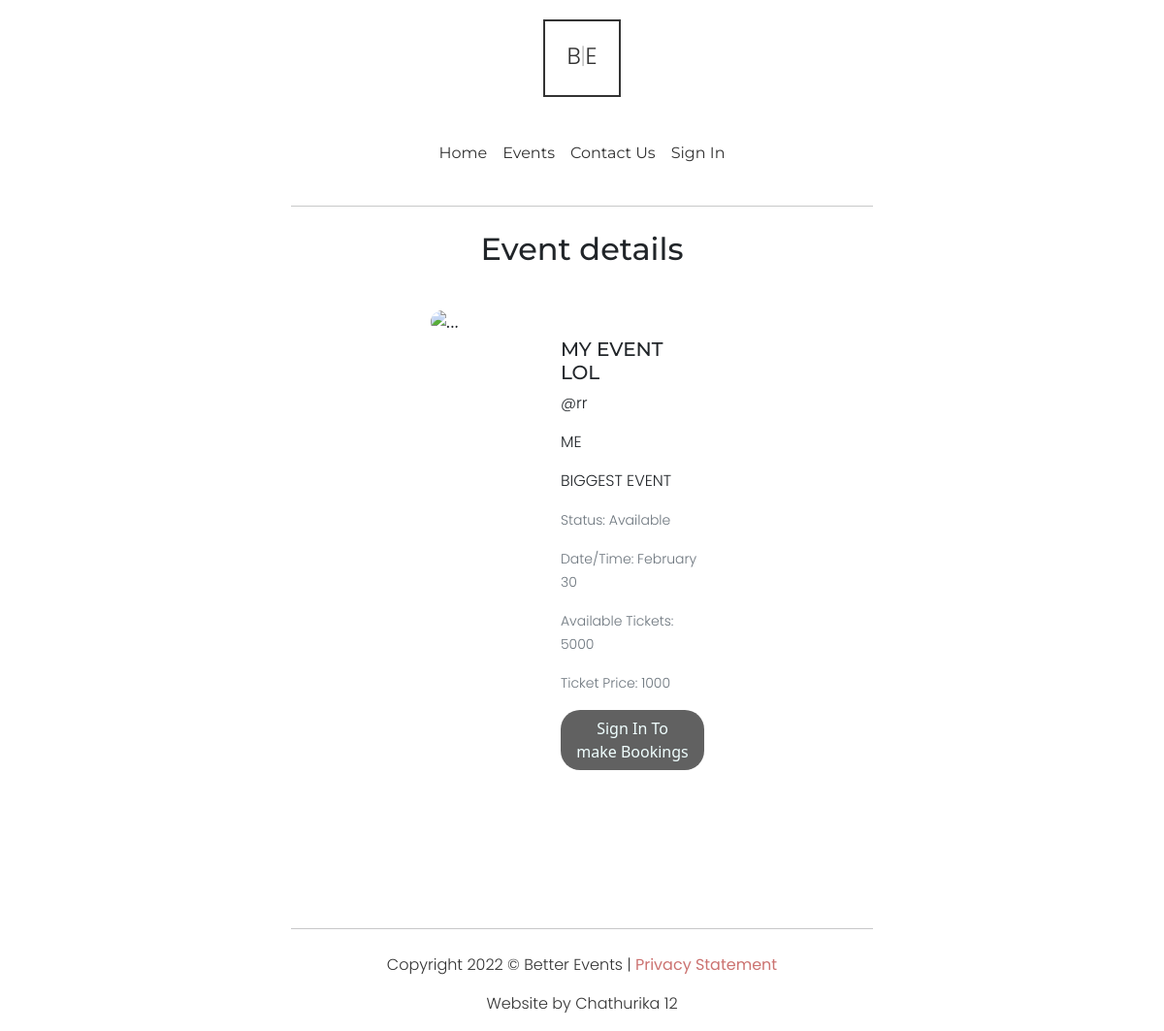
Screenshot of /events/2 with the database file from the repository.
### website/models.py (models this page shows, shortened)
class Event(db.Model):
    __tablename__='events'
    id = db.Column(db.Integer, primary_key=True)
    status = db.Column(db.String(20), nullable=False, default='Unpublished')
    datetime = db.Column(db.String(30), index=True)
    speaker = db.Column(db.String(40), index=True)
    ownerid = db.Column(db.Integer)
    tickets = db.Column(db.Integer)
    price = db.Column(db.Integer)
    title = db.Column(db.String(40), index=True)
    description = db.Column(db.String(550), index=True)
    category = db.Column(db.String(40), index=True)
    imgurl = db.Column(db.String(200), index=True)

### website/views.py (the view)
@bp.route('/events/<eventid>', methods = ['GET', 'POST'])
def eventdetails(eventid):
    event = Event.query.filter_by(id=eventid).first()
    if type(event) == Event:
        owner = User.query.filter_by(id=event.ownerid).first()
        return render_template('eventdetails.html',imgurl=event.imgurl,
                                                   category = event.category,
                                                   speaker = event.speaker,
                                                   title=event.title,
                                                   description=event.description,
                                                   status=event.status,
                                                   datetime=event.datetime,
                                                   creator=f"@{owner.username}",
                                                   tickets=event.tickets,
                                                   ticketprice=event.price)
    return render_template('eventdetails.html')

### website/templates/eventdetails.html (shortened to what this page needs)
{% extends "base.html" %}
{% import "bootstrap/wtf.html" as wtf %}
{% block content %}
<hr>
 <div>
    <h2 class="spacertxt">Event details</h2>
  </div>
  <div class="container card card-body EventContainer">
    <div class="card mb-3 smolevent eventhero" >
      <div class="row g-0">
        <div class="col-md-12 col-lg-4">
          <img src={{imgurl}} class="img-fluid eventheroimg" alt="...">
        </div>
        <div class="col-md-12 col-lg-8">
          <div class="card-body smolcardbody">
            <h5 class="card-title">{{title}}</h5>
            <p class="card-text">{{creator}}</p>
            <p class="card-text">{{speaker}}</p>
            <p class="card-text">{{description}}</p>
            <p class="card-text"><small class="text-muted">Status: {{status}}</small></p>
            <p class="card-text"><small class="text-muted">Date/Time: {{datetime}}</small></p>
            <p class="card-text"><small class="text-muted">Available Tickets: {{tickets}}</small></p>
            <p class="card-text"><small class="text-muted">Ticket Price: {{ticketprice}}</small></p>
            {% if current_user.is_authenticated %}
                {% if status == "Open" and tickets >= 1 %}
                <a href="" class="btn eventinfobut" data-bs-toggle="modal" data-bs-target="#exampleModal">Book Tickets</a>
                {% else %}
                <p class="card-text"><small class="">Bookings Not Available</small></p>
                {% endif %}
            {% else %}
            <a href="/login" class="btn eventinfobut" >Sign In To make Bookings</a>
            {% endif %}
          </div>
        </div>
      </div>
    </div>
  </div>
{% endblock %}

### website/static/style.css (style rules this page uses)
html { scroll-behavior: smooth; }
h1,h2,h3,h4,h5,h6 { font-family: 'Montserrat', sans-serif; }
p { font-family: 'Poppins', sans-serif; font-weight: 300; }
a { text-decoration: none; }
a.btn { border-radius: 20px; padding: 7px 15px; background-color: #616161; border: none; color: azure; }
hr { width: 50%; margin: 25px auto; }
.spacertxt { text-align: center; margin-bottom: 25px; font-family: 'Montserrat', sans-serif; }
.EventContainer { border: transparent; display: flex; justify-content: center; align-items: center; }
.eventheroimg { height: 100%; background-position: center; background-size: cover; background-repeat: no-repeat; border-radius: 20px; }
.eventhero { border-color: transparent; }
.smolevent { border-radius: 20px; }
.smolcardbody { padding: 30px; }
.eventinfobut { color: azure; }

### rows the page displays
Event: title "MY EVENT LOL", speaker "ME", description "BIGGEST EVENT", status "Available", datetime "February 30", tickets "5000", price "1000"

### other values shown
{{ creator }} "@rr"
